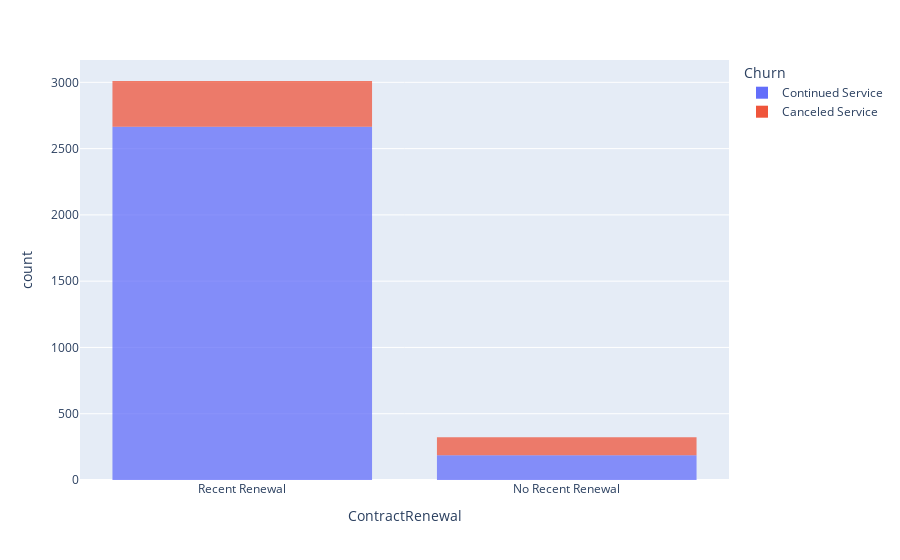

The notebook cell this image was saved under:
### Markdown cell above
##### Churn vs ContractRenewal

### Code cell
fig = px.histogram(df,"ContractRenewal",color = "Churn", opacity= 0.75)
fig.show()

### Figure 1 — Plotly figure (JSON) as saved in the notebook; plotly's stock layout.template omitted (floating-point values rounded to 4 significant figures; data arrays with more than 128 entries replaced by an {"elided": "..."} marker saying what was removed)
{"data": [{"alignmentgroup": "True", "bingroup": "x", "hovertemplate": "Churn=Continued Service<br>ContractRenewal=%{x}<br>count=%{y}<extra></extra>", "legendgroup": "Continued Service", "marker": {"color": "#636efa", "opacity": 0.75, "pattern": {"shape": ""}}, "name": "Continued Service", "offsetgroup": "Continued Service", "orientation": "v", "showlegend": true, "type": "histogram", "x": {"elided": "2850 str values"}, "xaxis": "x", "yaxis": "y"}, {"alignmentgroup": "True", "bingroup": "x", "hovertemplate": "Churn=Canceled Service<br>ContractRenewal=%{x}<br>count=%{y}<extra></extra>", "legendgroup": "Canceled Service", "marker": {"color": "#EF553B", "opacity": 0.75, "pattern": {"shape": ""}}, "name": "Canceled Service", "offsetgroup": "Canceled Service", "orientation": "v", "showlegend": true, "type": "histogram", "x": {"elided": "483 str values"}, "xaxis": "x", "yaxis": "y"}], "layout": {"barmode": "relative", "legend": {"title": {"text": "Churn"}, "tracegroupgap": 0}, "margin": {"t": 60}, "xaxis": {"anchor": "y", "domain": [0, 1], "title": {"text": "ContractRenewal"}}, "yaxis": {"anchor": "x", "domain": [0, 1], "title": {"text": "count"}}}}
